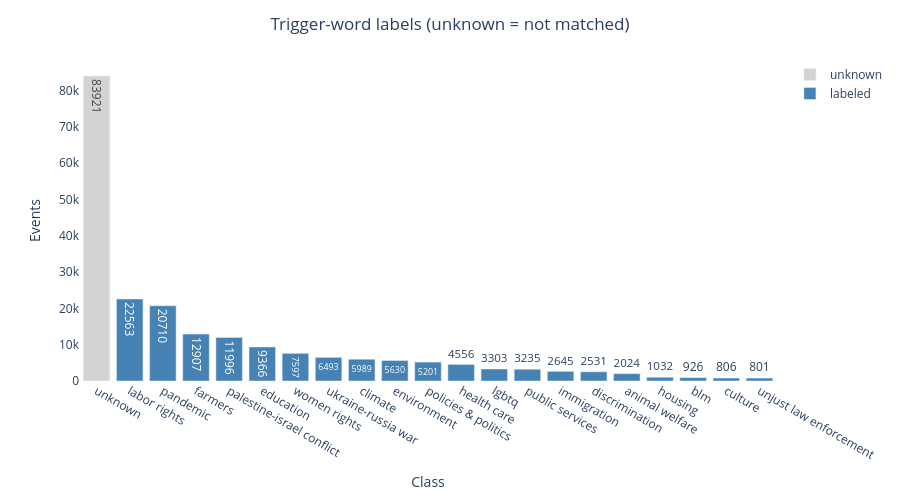

The notebook cell saved with this chart:
### Markdown cell above
Bar chart of the trigger-word assignment across all events. The gray `unknown` bar is everything no trigger word matched; the colored bars are the events each class captured.

### Code cell
import plotly.express as px

class_counts = df['class'].value_counts()
colors = ['unknown' if c == 'unknown' else 'labeled' for c in class_counts.index]
fig = px.bar(
    x=class_counts.index, y=class_counts.values, color=colors, text=class_counts.values,
    color_discrete_map={'unknown': 'lightgray', 'labeled': 'steelblue'},
    labels={'x': 'Class', 'y': 'Events', 'color': ''},
)
fig.update_layout(
    title={'text': 'Trigger-word labels (unknown = not matched)', 'x': 0.5},
    plot_bgcolor='white', width=900, height=500,
)
fig.show()

### Figure 1 — Plotly figure (JSON) as saved in the notebook; plotly's stock layout.template omitted (floating-point values rounded to 4 significant figures)
{"data": [{"hovertemplate": "=unknown<br>Class=%{x}<br>Events=%{y}<br>text=%{text}<extra></extra>", "legendgroup": "unknown", "marker": {"color": "lightgray", "pattern": {"shape": ""}}, "name": "unknown", "orientation": "v", "showlegend": true, "text": [83920.0], "textposition": "auto", "type": "bar", "x": ["unknown"], "xaxis": "x", "y": [83921], "yaxis": "y"}, {"hovertemplate": "=labeled<br>Class=%{x}<br>Events=%{y}<br>text=%{text}<extra></extra>", "legendgroup": "labeled", "marker": {"color": "steelblue", "pattern": {"shape": ""}}, "name": "labeled", "orientation": "v", "showlegend": true, "text": [22560.0, 20710.0, 12910.0, 12000.0, 9366.0, 7597.0, 6493.0, 5989.0, 5630.0, 5201.0, 4556.0, 3303.0, 3235.0, 2645.0, 2531.0, 2024.0, 1032.0, 926.0, 806.0, 801.0], "textposition": "auto", "type": "bar", "x": ["labor rights", "pandemic", "farmers", "palestine-israel conflict", "education", "women rights", "ukraine-russia war", "climate", "environment", "policies & politics", "health care", "lgbtq", "public services", "immigration", "discrimination", "animal welfare", "housing", "blm", "culture", "unjust law enforcement"], "xaxis": "x", "y": [22563, 20710, 12907, 11996, 9366, 7597, 6493, 5989, 5630, 5201, 4556, 3303, 3235, 2645, 2531, 2024, 1032, 926, 806, 801], "yaxis": "y"}], "layout": {"barmode": "relative", "height": 500, "legend": {"title": {"text": ""}, "tracegroupgap": 0}, "margin": {"t": 60}, "plot_bgcolor": "white", "title": {"text": "Trigger-word labels (unknown = not matched)", "x": 0.5}, "width": 900, "xaxis": {"anchor": "y", "domain": [0, 1], "title": {"text": "Class"}}, "yaxis": {"anchor": "x", "domain": [0, 1], "title": {"text": "Events"}}}}
